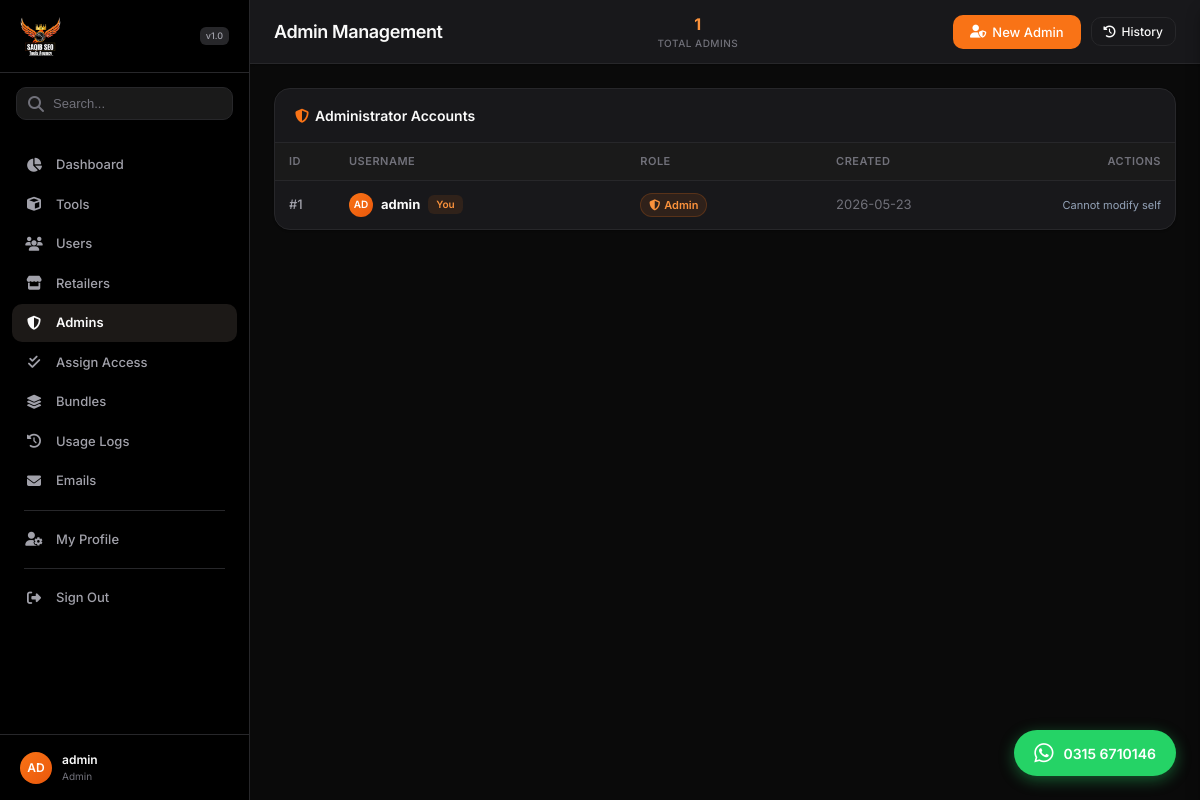
The page /admin/admins (signed in) on the database its author committed.
### database.py (models this page shows)
class User(db.Model):
    __tablename__ = 'users'
    id          = db.Column(db.Integer, primary_key=True)
    username    = db.Column(db.String(80), unique=True, nullable=False)
    password    = db.Column(db.String(200), nullable=False)
    role        = db.Column(db.String(20), default='user')
    is_active   = db.Column(db.Boolean, default=True)
    created_by  = db.Column(db.Integer, db.ForeignKey('users.id'), nullable=True)
    created_at  = db.Column(db.DateTime, default=_utcnow)
    subscription_expires_at = db.Column(db.DateTime, nullable=True)
    session_token = db.Column(db.String(64), nullable=True)
    api_token = db.Column(db.String(64), nullable=True)
    assigned_tools = db.relationship('UserTool', back_populates='user',
                                     cascade='all, delete-orphan')
    sub_users = db.relationship('User', backref=db.backref('creator', remote_side='User.id'),
                                lazy='dynamic', foreign_keys=[created_by])

### app.py (the view)
@app.route('/admin/admins')
@admin_required
def admin_admins():
    admins = User.query.filter_by(role='admin').order_by(User.created_at.desc()).all()
    return render_template('admin_admins.html', admins=admins)

### app.py (called while the page is built)
@app.before_request
def check_session():
    if 'uid' in session and 'session_token' in session:
        if request.endpoint in ('static', 'login', 'logout', 'forgot_password', 'reset_password', 'health', 'launch_page', 'launch_download', 'claim_launch', 'mobile_login', 'mobile_logout', 'mobile_tools', 'mobile_tool_image', 'mobile_launch'):
            return
        user = db.session.get(User, session['uid'])
        if not user or user.session_token != session['session_token']:
            if user and user.role == 'admin':
                return
            session.clear()
            from flask import redirect
            return redirect('/login')

def admin_required(f):
    @wraps(f)
    def inner(*a, **kw):
        if 'uid' not in session:
            return redirect(url_for('login'))
        if session.get('role') != 'admin':
            flash('Admin access only.', 'error')
            return redirect(url_for('user_dashboard'))
        resp = f(*a, **kw)
        if isinstance(resp, Response):
            resp.headers['Cache-Control'] = 'no-store, no-cache, must-revalidate, max-age=0'
            resp.headers['Pragma'] = 'no-cache'
            resp.headers['Expires'] = '0'
        return resp
    return inner

@app.context_processor
def inject_now():
    return {'now_utc': lambda: datetime.now(timezone.utc).replace(tzinfo=None)}

@app.context_processor
def inject_current_user():
    if 'uid' in session:
        user = db.session.get(User, session['uid'])
        return {'current_user': user}
    return {'current_user': None}

@app.context_processor
def inject_active_sessions():
    if 'uid' in session:
        role = session.get('role')
        if role == 'admin':
            logs = (UsageLog.query
                    .order_by(UsageLog.opened_at.desc())
                    .limit(8).all())
        elif role == 'retailer':
            logs = (UsageLog.query
                    .join(User, UsageLog.user_id == User.id)
                    .filter(User.created_by == session['uid'])
                    .order_by(UsageLog.opened_at.desc())
                    .limit(8).all())
        else:
            logs = (UsageLog.query
                    .filter_by(user_id=session['uid'])
                    .order_by(UsageLog.opened_at.desc())
                    .limit(8).all())
        return {'active_sessions': logs}
    return {'active_sessions': []}

### templates/admin_admins.html (shortened to what this page needs)
{% extends "layout.html" %}
{% block page_title %}Admin Management{% endblock %}
{% block header_stats %}
<div class="header-stat">
  <div class="num">{{ admins|length }}</div>
  <div class="label">Total Admins</div>
</div>
{% endblock %}
{% block header_actions %}
<button class="btn btn-primary" onclick="showCreatePanel()"><i class="fas fa-user-shield"></i> New Admin</button>
{% endblock %}
{% block content %}
<div class="card">
  <div class="card-header">
    <h3><i class="fas fa-shield-alt" style="color:var(--primary)"></i> Administrator Accounts</h3>
  </div>
  <div class="card-body" style="padding:0">
    <div class="table-wrap" style="border:none;border-radius:0">
      <table>
        <thead>
          <tr>
            <th style="width:60px">ID</th>
            <th>Username</th>
            <th>Role</th>
            <th>Created</th>
            <th style="width:140px;text-align:right">Actions</th>
          </tr>
        </thead>
        <tbody>
          {% for a in admins %}
          <tr>
            <td style="color:var(--slate-400);font-weight:500">#{{ a.id }}</td>
            <td>
              <div style="display:flex;align-items:center;gap:8px">
                <div class="avatar-sm" style="width:24px;height:24px;border-radius:50%;background:linear-gradient(135deg,#F97316,#EA580C);color:white;display:flex;align-items:center;justify-content:center;font-size:10px;font-weight:600">
                  {{ a.username[:2].upper() }}
                </div>
                <strong style="color:var(--text-main)">{{ a.username }}</strong>
                {% if a.id == session.uid %}<span class="self-badge">You</span>{% endif %}
              </div>
            </td>
            <td><span class="badge badge-active"><i class="fas fa-shield-alt"></i> Admin</span></td>
            <td style="color:var(--slate-500)">{{ a.created_at.strftime('%Y-%m-%d') }}</td>
            <td align="right">
              {% if a.id != session.uid %}
              <div class="action-btn-group" style="justify-content:flex-end">
                <form method="POST" action="/admin/admins/reset-password/{{ a.id }}" style="display:inline" onsubmit="return prompt('New password for {{ a.username }}:')" id="pwform-{{ a.id }}">
                  <input type="hidden" name="new_password" id="pwinput-{{ a.id }}">
                  <button type="button" class="action-btn" onclick="resetPw({{ a.id }})" title="Reset Password">
                    <i class="fas fa-key"></i>
                  </button>
                </form>
                <form method="POST" action="/admin/admins/delete/{{ a.id }}" style="display:inline" onsubmit="return confirm('Delete admin {{ a.username }}?')">
                  <button type="submit" class="btn btn-sm btn-danger" style="padding:6px 10px;height:32px" title="Delete Admin"><i class="fas fa-trash"></i></button>
                </form>
              </div>
              {% else %}
              <span style="font-size:11px;color:#94a3b8">Cannot modify self</span>
              {% endif %}
            </td>
          </tr>
          {% endfor %}
        </tbody>
      </table>
    </div>
  </div>
</div>
{% endblock %}

### templates/layout.html (shortened to what this page needs)
<!DOCTYPE html>
<html lang="en">
<head>
  <link href="https://cdnjs.cloudflare.com/ajax/libs/font-awesome/6.4.0/css/all.min.css" rel="stylesheet">
</head>
<body>
  <div class="sidebar" id="sidebar">
    <div class="sidebar-header">
      <img src="/static/logo.jpeg" alt="Saqib SEO Tools Agency" class="sidebar-logo">
      <span class="brand-badge">v1.0</span>
    </div>
    <div class="sidebar-search">
      <i class="fas fa-search"></i>
      <input id="sidebarSearch" placeholder="Search..." oninput="filterMenu()">
    </div>
    <nav class="sidebar-menu">
      {% if session.get('role') == 'admin' %}
        <a href="/admin" class="sidebar-item {% if request.path == '/admin' %}active{% endif %}">
          <i class="fas fa-chart-pie"></i><span>Dashboard</span>
        </a>
        <a href="/admin/tools" class="sidebar-item {% if request.path.startswith('/admin/tools') %}active{% endif %}">
          <i class="fas fa-cube"></i><span>Tools</span>
        </a>
        <a href="/admin/users" class="sidebar-item {% if request.path.startswith('/admin/users') %}active{% endif %}">
          <i class="fas fa-users"></i><span>Users</span>
        </a>
        <a href="/admin/retailers" class="sidebar-item {% if request.path == '/admin/retailers' %}active{% endif %}">
          <i class="fas fa-store"></i><span>Retailers</span>
        </a>
        <a href="/admin/admins" class="sidebar-item {% if request.path == '/admin/admins' %}active{% endif %}">
          <i class="fas fa-shield-alt"></i><span>Admins</span>
        </a>
        <a href="/admin/assign" class="sidebar-item {% if request.path == '/admin/assign' %}active{% endif %}">
          <i class="fas fa-check-double"></i><span>Assign Access</span>
        </a>
        <a href="/admin/bundles" class="sidebar-item {% if request.path == '/admin/bundles' %}active{% endif %}">
          <i class="fas fa-layer-group"></i><span>Bundles</span>
        </a>
        <a href="/admin/stats" class="sidebar-item {% if request.path == '/admin/stats' %}active{% endif %}">
          <i class="fas fa-history"></i><span>Usage Logs</span>
        </a>
        <a href="/admin/emails" class="sidebar-item {% if request.path == '/admin/emails' %}active{% endif %}">
          <i class="fas fa-envelope"></i><span>Emails</span>
        </a>
        <div class="sidebar-separator"></div>
        <a href="/profile" class="sidebar-item {% if request.path == '/profile' %}active{% endif %}">
          <i class="fas fa-user-cog"></i><span>My Profile</span>
        </a>
      {% endif %}
      <div class="sidebar-separator"></div>
      <a href="/logout" class="sidebar-item">
        <i class="fas fa-sign-out-alt"></i><span>Sign Out</span>
      </a>
    </nav>
    <div class="sidebar-footer">
      <div class="avatar">{{ session.get('username','A')[:2].upper() }}</div>
      <div class="user-info">
        <span class="user-name">{{ session.get('username','User') }}</span>
        <span class="user-role">{{ session.get('role','user') }}</span>
      </div>
    </div>
  </div>
  <div class="layout-wrapper">
    <header class="header">
      <div class="header-left">
        <h1>{% block page_title %}Dashboard{% endblock %}</h1>
      </div>
      <div class="header-center">
        {% block header_stats %}{% endblock %}
      </div>
      <div class="header-right">
        {% block header_actions %}{% endblock %}
        <button class="header-btn" onclick="togglePanel()"><i class="fas fa-history"></i> <span class="btn-text">History</span></button>
      </div>
    </header>
    <main class="main-content">
      {% block content %}{% endblock %}
    </main>
  </div>
  <a class="whatsapp-float" href="https://wa.me/923156710146" target="_blank" rel="noopener">
    <i class="fab fa-whatsapp"></i>
    <span class="wa-text">0315 6710146</span>
  </a>
</body>
</html>

### templates/admin_admins.html (style rules this page uses)
.self-badge { font-size: 10px; background: rgba(249,115,22,0.1); color: #FB923C; padding: 2px 8px; border-radius: 6px; font-weight: 600; }

### rows shown on the page
User: id "1", username "AD", username "admin", shows "You", created_at "2026-05-23", shows "Cannot modify self"

### other values the page prints
{{ session.get('username','A')[:2].upper() }} "AD"
{{ session.get('username','User') }} "admin"
{{ session.get('role','user') }} "Admin"
{{ admins|length }} "1"
